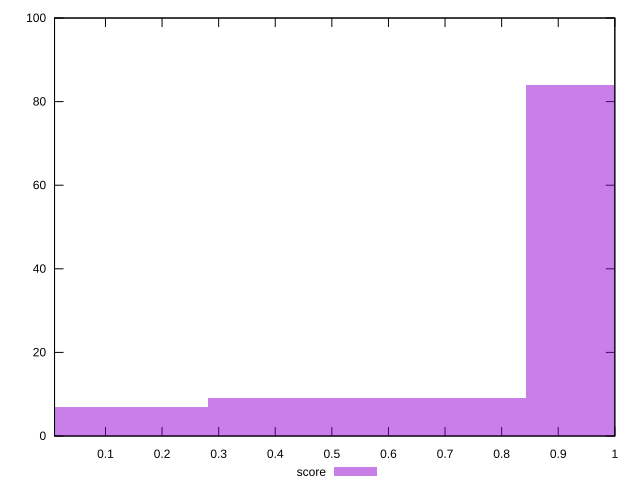

Here is the gnuplot script that generated this plot:
reset

$score <<EOF
0 7
1.1231341300188638 84
0.5615670650094319 9
EOF

set key outside below
set boxwidth 0.5615670650094319
set xrange [0.01:1]
set yrange [0:100]
set trange [0:100]
set style fill transparent solid 0.5 noborder
set terminal svg size 640, 490 enhanced background rgb 'white'
set output "report/report_00029_2021-02-24T13-36-40.390Z/largest-contentful-paint/samples/agenda/score/histogram.svg"

plot $score title "score" with boxes

reset
